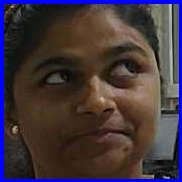
#> input picture image/ankita_19 - Copy.jpg, 182 x 182 px; its folder holds only this picture in this run
$ python consolidated.py
#> lines starting #> are read from the running program, lines starting #| are printed output that depends on the picture
#> further down, image is the input picture: shape (182, 182, 3); mean B, G, R 61.1, 53.4, 66
# -*- coding: utf-8 -*-
"""
Created on Tue Mar  2 17:22:32 2021

@author: cttc
"""
import  os
import cv2
import numpy as np
import pickle

data_dir  = os.path.join(os.getcwd(),'clean_data')
img_dir = os.path.join(os.getcwd(),'image')

def preprocess(image):
    image = cv2.resize(image,(100,100))
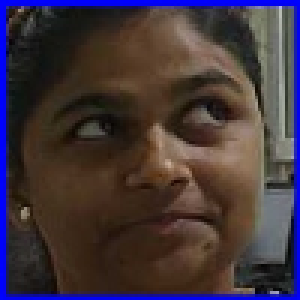
#> image: shape (100, 100, 3) (shown 3 times larger); mean of channels 0, 1, 2 60.8, 53.2, 65.9; drawn as B, G, R
    image = cv2.cvtColor(image,cv2.COLOR_BGR2GRAY)
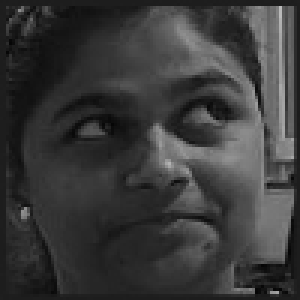
#> image: shape (100, 100) (shown 3 times larger); min 4, max 187, mean 57.9
    return image
images = []
labels = []

for i in os.listdir(img_dir):
    image = cv2.imread(os.path.join(img_dir,i))
    image = preprocess(image)
    images.append(image)
    labels.append(i.split('_')[0])

images = np.array(images)
labels = np.array(labels)


with open(os.path.join(data_dir,'images.p'),'wb') as f:
    pickle.dump(images,f)


with open(os.path.join(data_dir,'labels.p'),'wb') as f:
    pickle.dump(labels,f)

$ run again, on image/ankita_35.jpg
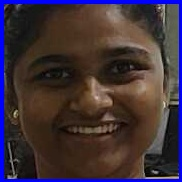
#> input picture image/ankita_35.jpg, 182 x 182 px
#> image is the input picture: shape (182, 182, 3); mean B, G, R 57.1, 49.1, 63.4
#> in preprocess, `image = cv2.resize(image,(100,100))`:
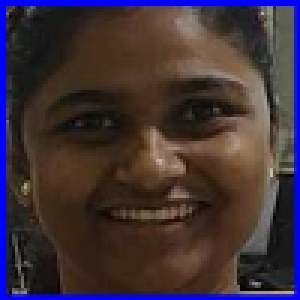
#> image: shape (100, 100, 3) (shown 3 times larger); mean of channels 0, 1, 2 56.9, 49, 63.3; drawn as B, G, R
#> in preprocess, `image = cv2.cvtColor(image,cv2.COLOR_BGR2GRAY)`:
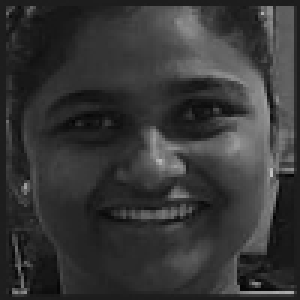
#> image: shape (100, 100) (shown 3 times larger); min 2, max 193, mean 54.2

$ run again, on image/ankita_51 - Copy.jpg
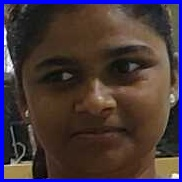
#> input picture image/ankita_51 - Copy.jpg, 182 x 182 px
#> image is the input picture: shape (182, 182, 3); mean B, G, R 60.1, 53.7, 68.8
#> in preprocess, `image = cv2.resize(image,(100,100))`:
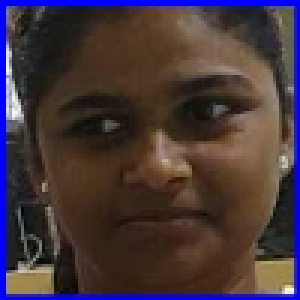
#> image: shape (100, 100, 3) (shown 3 times larger); mean of channels 0, 1, 2 59.9, 53.7, 68.8; drawn as B, G, R
#> in preprocess, `image = cv2.cvtColor(image,cv2.COLOR_BGR2GRAY)`:
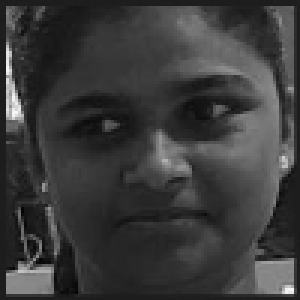
#> image: shape (100, 100) (shown 3 times larger); min 4, max 246, mean 58.9

$ run again, on image/ankita_20 - Copy.jpg
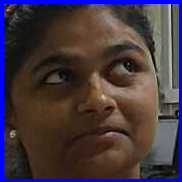
#> input picture image/ankita_20 - Copy.jpg, 182 x 182 px
#> image is the input picture: shape (182, 182, 3); mean B, G, R 63.3, 55.6, 68.8
#> in preprocess, `image = cv2.resize(image,(100,100))`:
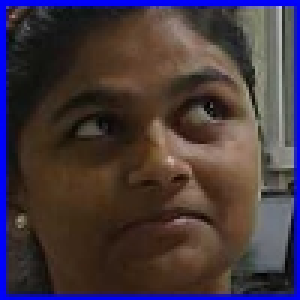
#> image: shape (100, 100, 3) (shown 3 times larger); mean of channels 0, 1, 2 63.1, 55.6, 68.7; drawn as B, G, R
#> in preprocess, `image = cv2.cvtColor(image,cv2.COLOR_BGR2GRAY)`:
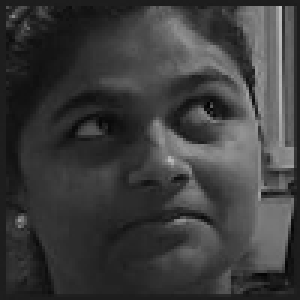
#> image: shape (100, 100) (shown 3 times larger); min 2, max 192, mean 60.4
